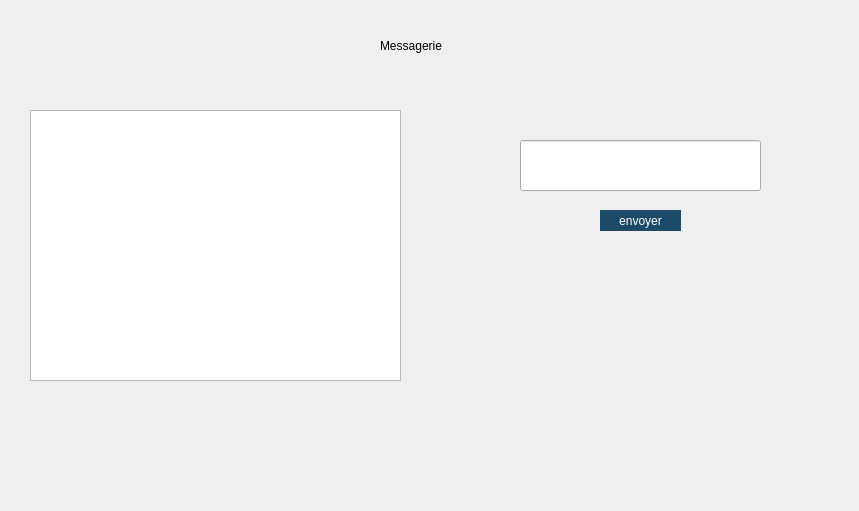
<?xml version="1.0" encoding="UTF-8"?>
<ui version="4.0">
 <class>Dialog</class>
 <widget class="QDialog" name="Dialog">
  <property name="geometry">
   <rect>
    <x>0</x>
    <y>0</y>
    <width>859</width>
    <height>511</height>
   </rect>
  </property>
  <property name="windowTitle">
   <string>Dialog</string>
  </property>
  <widget class="QTableWidget" name="tableWidget">
   <property name="geometry">
    <rect>
     <x>30</x>
     <y>110</y>
     <width>371</width>
     <height>271</height>
    </rect>
   </property>
  </widget>
  <widget class="QPushButton" name="pushButton_Mainenvoyer">
   <property name="geometry">
    <rect>
     <x>600</x>
     <y>210</y>
     <width>81</width>
     <height>21</height>
    </rect>
   </property>
   <property name="styleSheet">
    <string notr="true">background-color:rgb(27, 75, 104);
color:white;
border-radius:15px;</string>
   </property>
   <property name="text">
    <string>envoyer</string>
   </property>
  </widget>
  <widget class="QLineEdit" name="lineEdit">
   <property name="geometry">
    <rect>
     <x>520</x>
     <y>140</y>
     <width>241</width>
     <height>51</height>
    </rect>
   </property>
  </widget>
  <widget class="QLabel" name="label">
   <property name="geometry">
    <rect>
     <x>380</x>
     <y>30</y>
     <width>221</width>
     <height>31</height>
    </rect>
   </property>
   <property name="text">
    <string>Messagerie</string>
   </property>
  </widget>
 </widget>
 <resources/>
 <connections/>
</ui>
